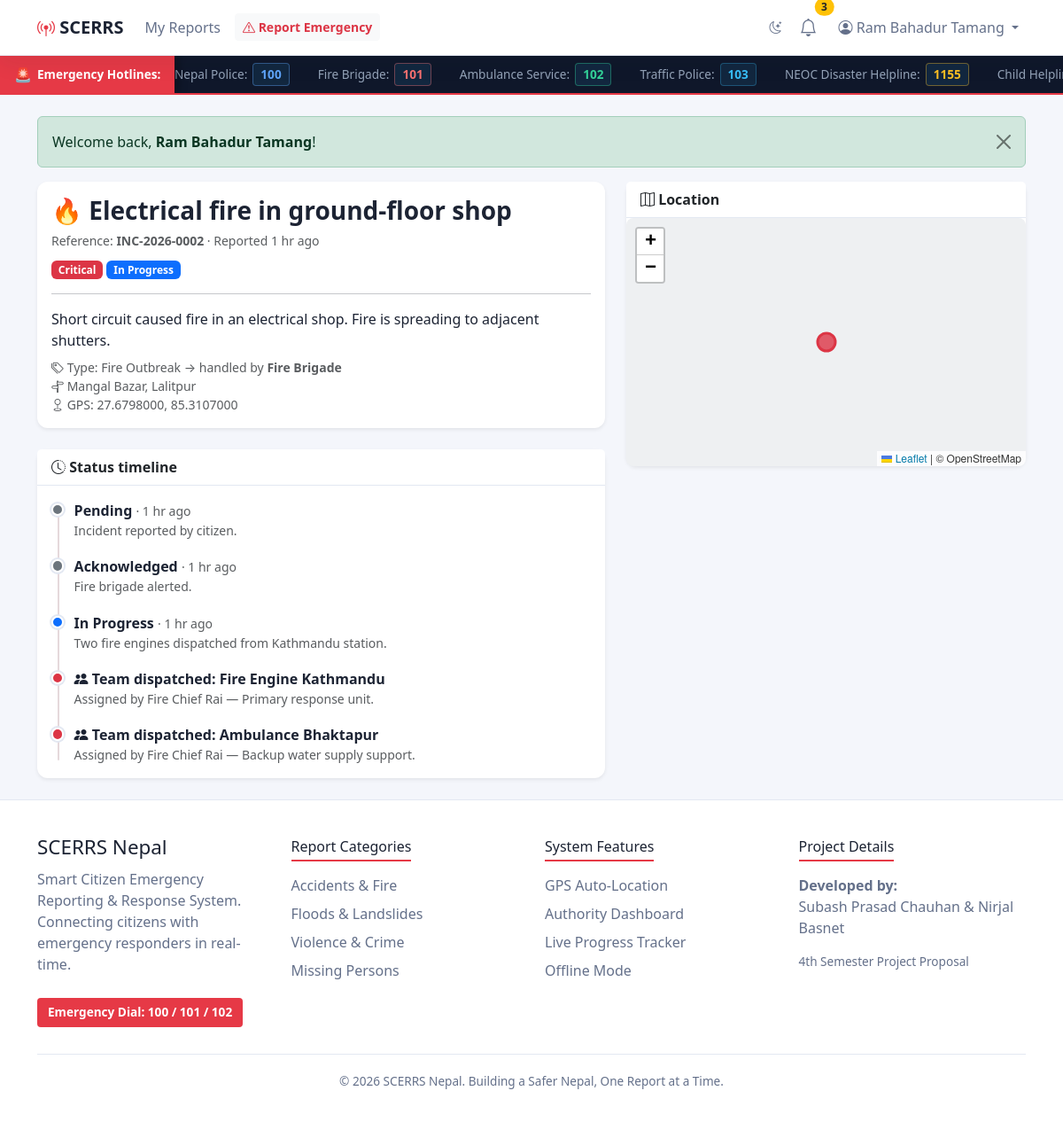
The page /citizen/report_view.php?id=2 (signed in) on the database its author committed.
### tables this page shows
CREATE TABLE users (
  id             INT UNSIGNED AUTO_INCREMENT PRIMARY KEY,
  name           VARCHAR(120) NOT NULL,
  first_name     VARCHAR(80)  DEFAULT NULL,
  middle_name    VARCHAR(80)  DEFAULT NULL,
  last_name      VARCHAR(80)  DEFAULT NULL,
  email          VARCHAR(150) NOT NULL UNIQUE,
  phone          VARCHAR(20)  DEFAULT NULL,
  country        VARCHAR(60)  DEFAULT 'Nepal',
  identity_type  ENUM('citizenship','passport') DEFAULT 'citizenship',
  identity_no    VARCHAR(50)  DEFAULT NULL,
  province       VARCHAR(60)  DEFAULT NULL,
  district       VARCHAR(60)  DEFAULT NULL,
  municipality   VARCHAR(120) DEFAULT NULL,
  tole           VARCHAR(120) DEFAULT NULL,
  ward_no        SMALLINT UNSIGNED DEFAULT NULL,
  officer_id     VARCHAR(50)  DEFAULT NULL,
  designation    VARCHAR(100) DEFAULT NULL,
  official_email VARCHAR(150) DEFAULT NULL,
  dept_address   VARCHAR(255) DEFAULT NULL,
  password       VARCHAR(255) NOT NULL,
  role           ENUM('citizen','authority','admin') NOT NULL DEFAULT 'citizen',
  department_id  INT UNSIGNED DEFAULT NULL,
  active         TINYINT(1) NOT NULL DEFAULT 1,
  created_at     TIMESTAMP DEFAULT CURRENT_TIMESTAMP,
  CONSTRAINT fk_users_department FOREIGN KEY (department_id) REFERENCES departments(id) ON DELETE SET NULL,
  INDEX idx_users_role (role)
);

CREATE TABLE incidents (
  id           INT UNSIGNED AUTO_INCREMENT PRIMARY KEY,
  ref_no       VARCHAR(20) NOT NULL UNIQUE,
  user_id      INT UNSIGNED NOT NULL,
  category_id  INT UNSIGNED NOT NULL,
  title        VARCHAR(150) NOT NULL,
  description  TEXT NOT NULL,
  latitude     DECIMAL(10,7) NOT NULL,
  longitude    DECIMAL(10,7) NOT NULL,
  address      VARCHAR(255) DEFAULT NULL,
  severity     ENUM('low','medium','high','critical') NOT NULL DEFAULT 'medium',
  status       ENUM('pending','acknowledged','in_progress','resolved','rejected') NOT NULL DEFAULT 'pending',
  created_at   TIMESTAMP DEFAULT CURRENT_TIMESTAMP,
  updated_at   TIMESTAMP DEFAULT CURRENT_TIMESTAMP ON UPDATE CURRENT_TIMESTAMP,
  CONSTRAINT fk_incidents_user     FOREIGN KEY (user_id)     REFERENCES users(id)     ON DELETE CASCADE,
  CONSTRAINT fk_incidents_category FOREIGN KEY (category_id) REFERENCES categories(id),
  INDEX idx_incidents_status   (status),
  INDEX idx_incidents_category (category_id),
  INDEX idx_incidents_created  (created_at)
);

CREATE TABLE categories (
  id            INT UNSIGNED AUTO_INCREMENT PRIMARY KEY,
  name          VARCHAR(100) NOT NULL UNIQUE,
  department_id INT UNSIGNED NOT NULL,
  icon          VARCHAR(10)  DEFAULT '⚠️',
  active        TINYINT(1) NOT NULL DEFAULT 1,
  CONSTRAINT fk_categories_department FOREIGN KEY (department_id) REFERENCES departments(id),
  INDEX idx_categories_active (active)
);

CREATE TABLE departments (
  id          INT UNSIGNED AUTO_INCREMENT PRIMARY KEY,
  name        VARCHAR(100) NOT NULL UNIQUE,
  code        VARCHAR(20)  NOT NULL UNIQUE,
  created_at  TIMESTAMP DEFAULT CURRENT_TIMESTAMP
);

CREATE TABLE status_histories (
  id          INT UNSIGNED AUTO_INCREMENT PRIMARY KEY,
  incident_id INT UNSIGNED NOT NULL,
  status      ENUM('pending','acknowledged','in_progress','resolved','rejected') NOT NULL,
  changed_by  INT UNSIGNED NOT NULL,
  note        VARCHAR(255) DEFAULT NULL,
  changed_at  TIMESTAMP DEFAULT CURRENT_TIMESTAMP,
  CONSTRAINT fk_history_incident FOREIGN KEY (incident_id) REFERENCES incidents(id) ON DELETE CASCADE,
  CONSTRAINT fk_history_user     FOREIGN KEY (changed_by)  REFERENCES users(id),
  INDEX idx_history_incident (incident_id)
);

CREATE TABLE assignments (
  id          INT UNSIGNED AUTO_INCREMENT PRIMARY KEY,
  incident_id INT UNSIGNED NOT NULL,
  team_id     INT UNSIGNED NOT NULL,
  assigned_by INT UNSIGNED NOT NULL,
  note        VARCHAR(255) DEFAULT NULL,
  assigned_at TIMESTAMP DEFAULT CURRENT_TIMESTAMP,
  CONSTRAINT fk_assignments_incident FOREIGN KEY (incident_id) REFERENCES incidents(id) ON DELETE CASCADE,
  CONSTRAINT fk_assignments_team     FOREIGN KEY (team_id)     REFERENCES response_teams(id),
  CONSTRAINT fk_assignments_by       FOREIGN KEY (assigned_by) REFERENCES users(id)
);

CREATE TABLE response_teams (
  id            INT UNSIGNED AUTO_INCREMENT PRIMARY KEY,
  name          VARCHAR(120) NOT NULL,
  department_id INT UNSIGNED NOT NULL,
  contact       VARCHAR(50) DEFAULT NULL,
  active        TINYINT(1) NOT NULL DEFAULT 1,
  CONSTRAINT fk_teams_department FOREIGN KEY (department_id) REFERENCES departments(id),
  INDEX idx_teams_dept (department_id)
);

### config/db.php (called while the page is built, shortened)
<?php
function db(): PDO
{
    static $pdo = null;
    if ($pdo === null) {
        $dsn = sprintf('mysql:host=%s;port=%s;dbname=%s;charset=utf8mb4', DB_HOST, DB_PORT, DB_NAME);
        try {
            $pdo = new PDO($dsn, DB_USER, DB_PASS, [
                PDO::ATTR_ERRMODE            => PDO::ERRMODE_EXCEPTION,
                PDO::ATTR_DEFAULT_FETCH_MODE => PDO::FETCH_ASSOC,
                PDO::ATTR_EMULATE_PREPARES   => false,
            ]);
        } catch (PDOException $e) {
            http_response_code(500);
            exit('Database connection failed. Please make sure MySQL is running and the "scerrs" database is imported (see database/scerrs.sql).');
        }
    }
    return $pdo;
}

### citizen/report_view.php (the view, shortened to what this page needs)
<?php
$user = require_role('citizen');
$id = (int)($_GET['id'] ?? 0);
$stmt = db()->prepare(
    'SELECT i.*, c.name AS category_name, c.icon, d.name AS department_name
     FROM incidents i
     JOIN categories c ON c.id = i.category_id
     JOIN departments d ON d.id = c.department_id
     WHERE i.id = ? AND i.user_id = ?'
);
$stmt->execute([$id, $user['id']]);
$incident = $stmt->fetch();
$history = db()->prepare(
    'SELECT h.*, u.name AS changed_by_name FROM status_histories h JOIN users u ON u.id = h.changed_by
     WHERE h.incident_id = ? ORDER BY h.changed_at ASC'
);
$history->execute([$id]);
$history = $history->fetchAll();
$teams = db()->prepare(
    'SELECT a.*, t.name AS team_name, t.contact, u.name AS assigned_by_name
     FROM assignments a JOIN response_teams t ON t.id = a.team_id JOIN users u ON u.id = a.assigned_by
     WHERE a.incident_id = ? ORDER BY a.assigned_at DESC'
);
$teams->execute([$id]);
$teams = $teams->fetchAll();
$load_map   = true;
require __DIR__ . '/../includes/header.php';
?>
<div class="row g-4">
  <div class="col-lg-7">
    <div class="card border-0 shadow-sm mb-4">
      <div class="card-body">
        <div class="d-flex justify-content-between align-items-start flex-wrap gap-2">
          <div>
            <h3 class="fw-bold mb-1"><?= e($incident['icon']) ?> <?= e($incident['title']) ?></h3>
            <span class="text-muted small">Reference: <strong><?= e($incident['ref_no']) ?></strong> &middot;
              Reported <?= e(time_ago($incident['created_at'])) ?></span>
          </div>
          <div><?= severity_badge($incident['severity']) ?> <?= status_badge($incident['status']) ?></div>
        </div>
<hr>
        <p class="mb-2" style="white-space:pre-wrap"><?= nl2br(e($incident['description'])) ?></p>
        <ul class="list-unstyled small text-muted mb-0">
          <li><i class="bi bi-tags"></i> Type: <?= e($incident['category_name']) ?> &rarr; handled by <strong><?= e($incident['department_name']) ?></strong></li>
          <?php if ($incident['address']): ?>
            <li><i class="bi bi-signpost-split"></i> <?= e($incident['address']) ?></li>
          <?php endif; ?>
          <li><i class="bi bi-geo"></i> GPS: <?= e($incident['latitude']) ?>, <?= e($incident['longitude']) ?></li>
        </ul>
      </div>
    </div>
    <div class="card border-0 shadow-sm">
      <div class="card-header bg-white fw-semibold"><i class="bi bi-clock-history"></i> Status timeline</div>
      <div class="card-body">
        <div class="timeline">
          <?php foreach ($history as $h): ?>
            <div class="timeline-item">
              <div class="timeline-dot bg-<?= in_array($h['status'], ['resolved'], true) ? 'success' : ($h['status'] === 'in_progress' ? 'primary' : 'secondary') ?>"></div>
              <div>
                <div class="fw-semibold"><?= e(status_label($h['status'])) ?>
                  <small class="text-muted fw-normal">&middot; <?= e(time_ago($h['changed_at'])) ?></small></div>
                <?php if ($h['note']): ?><div class="text-muted small"><?= e($h['note']) ?></div><?php endif; ?>
              </div>
            </div>
          <?php endforeach; ?>
          <?php foreach ($teams as $t): ?>
            <div class="timeline-item">
              <div class="timeline-dot bg-danger"></div>
              <div>
                <div class="fw-semibold"><i class="bi bi-people-fill"></i> Team dispatched: <?= e($t['team_name']) ?></div>
                <div class="text-muted small">Assigned by <?= e($t['assigned_by_name']) ?><?= $t['note'] ? ' — ' . e($t['note']) : '' ?></div>
              </div>
            </div>
          <?php endforeach; ?>
        </div>
      </div>
    </div>
  </div>
  <div class="col-lg-5">
    <div class="card border-0 shadow-sm mb-4">
      <div class="card-header bg-white fw-semibold"><i class="bi bi-map"></i> Location</div>
      <div id="map" style="height:280px"></div>
    </div>
  </div>
</div>
<?php require __DIR__ . '/../includes/footer.php'; ?>

### includes/header.php (shortened to what this page needs)
<?php
$load_map    = $load_map    ?? false;
$fluid       = $fluid       ?? false;
$user        = current_user();
$unread      = 0;
if ($user) {
    $stmt = db()->prepare('SELECT COUNT(*) FROM notifications WHERE user_id = ? AND is_read = 0');
    $stmt->execute([$user['id']]);
    $unread = (int)$stmt->fetchColumn();
}
?>
<!DOCTYPE html>
<html lang="en">
<head>
<link href="https://cdn.jsdelivr.net/npm/bootstrap@5.3.3/dist/css/bootstrap.min.css" rel="stylesheet">
<link href="https://cdn.jsdelivr.net/npm/bootstrap-icons@1.11.3/font/bootstrap-icons.min.css" rel="stylesheet">
<?php if ($load_map): ?>
<link rel="stylesheet" href="https://unpkg.com/leaflet@1.9.4/dist/leaflet.css">
<?php endif; ?>
<link rel="stylesheet" href="<?= asset('assets/css/style.css') ?>">
</head>
<body>
<nav class="navbar navbar-expand-lg site-navbar sticky-top">
  <div class="container">
    <a class="navbar-brand fw-bold" href="<?= url('index.php') ?>">
      <i class="bi bi-broadcast-pin"></i> SCERRS
    </a>
    <div class="collapse navbar-collapse" id="mainNav">
      <ul class="navbar-nav me-auto">
        <?php if (!$user): ?>
          <li class="nav-item"><a class="nav-link" href="<?= url('index.php') ?>">Home</a></li>
        <?php elseif ($user['role'] === 'citizen'): ?>
          <li class="nav-item"><a class="nav-link" href="<?= url('citizen/dashboard.php') ?>">My Reports</a></li>
          <li class="nav-item"><a class="btn btn-light btn-sm text-danger fw-semibold ms-lg-2 mt-1" href="<?= url('citizen/report_new.php') ?>"><i class="bi bi-exclamation-triangle"></i> Report Emergency</a></li>
        <?php elseif ($user['role'] === 'authority'): ?>
          <li class="nav-item"><a class="nav-link" href="<?= url('authority/dashboard.php') ?>">Incidents</a></li>
          <li class="nav-item"><a class="nav-link" href="<?= url('authority/analytics.php') ?>">Analytics</a></li>
        <?php endif; ?>
      </ul>
      <ul class="navbar-nav ms-auto align-items-lg-center">
        <li class="nav-item me-lg-1">
          <button class="btn btn-sm border-0" id="themeToggle" type="button" title="Toggle light/dark theme" aria-label="Toggle theme">
            <i class="bi bi-moon-stars"></i>
          </button>
        </li>
        <?php if ($user): ?>
          <li class="nav-item me-lg-2">
            <a class="nav-link position-relative" href="<?= url('notifications.php') ?>" title="Notifications">
              <i class="bi bi-bell fs-5"></i>
              <?php if ($unread > 0): ?>
                <span class="position-absolute top-0 start-100 translate-middle badge rounded-pill bg-warning text-dark"><?= $unread ?></span>
              <?php endif; ?>
            </a>
          </li>
          <li class="nav-item dropdown">
            <a class="nav-link dropdown-toggle" href="#" data-bs-toggle="dropdown">
              <i class="bi bi-person-circle"></i> <?= e($user['name']) ?>
            </a>
          </li>
        <?php else: ?>
          <li class="nav-item"><a class="nav-link" href="<?= url('auth/login.php') ?>">Login</a></li>
          <li class="nav-item"><a class="btn btn-danger btn-sm ms-lg-2" href="<?= url('auth/register.php') ?>">Register</a></li>
        <?php endif; ?>
      </ul>
    </div>
  </div>
</nav>
<div class="emergency-marquee-container">
  <div class="marquee-label">
    <span class="pulse-icon">🚨</span> Emergency Hotlines:
  </div>
  <div class="marquee-wrapper">
    <div class="marquee-content">
      <span class="hotline-item police"><span class="agency-name">Nepal Police:</span> <a href="tel:100">100</a></span>
      <span class="hotline-item fire"><span class="agency-name">Fire Brigade:</span> <a href="tel:101">101</a></span>
      <span class="hotline-item ambulance"><span class="agency-name">Ambulance Service:</span> <a href="tel:102">102</a></span>
      <span class="hotline-item traffic"><span class="agency-name">Traffic Police:</span> <a href="tel:103">103</a></span>
      <span class="hotline-item disaster"><span class="agency-name">NEOC Disaster Helpline:</span> <a href="tel:1155">1155</a></span>
      <span class="hotline-item child"><span class="agency-name">Child Helpline:</span> <a href="tel:1098">1098</a></span>
    </div>
  </div>
</div>
<main class="<?= $fluid ? 'container-fluid px-0' : 'container py-4' ?>">
<?php foreach (get_flashes() as $f): ?>
  <div class="alert alert-<?= e($f['type']) ?> alert-dismissible fade show" role="alert">
    <?= $f['message']  ?>
    <button type="button" class="btn-close" data-bs-dismiss="alert"></button>
  </div>
<?php endforeach; ?>

### includes/functions.php (shortened to what this page needs)
<?php
function e(?string $value): string
{
    return htmlspecialchars((string)$value, ENT_QUOTES, 'UTF-8');
}
function url(string $path = ''): string
{
    return BASE_URL . ltrim($path, '/');
}
function asset(string $path): string
{
    $full = APP_ROOT . DIRECTORY_SEPARATOR . ltrim(str_replace('/', DIRECTORY_SEPARATOR, $path), DIRECTORY_SEPARATOR);
    $ver  = @filemtime($full) ?: time();
    return url($path) . '?v=' . $ver;
}
function get_flashes(): array
{
    $flashes = $_SESSION['flash'] ?? [];
    return $flashes;
}
function current_user(): ?array
{
    static $user = false;
    if ($user === false) {
        if (empty($_SESSION['user_id'])) {
            $user = null;
        } else {
            $stmt = db()->prepare(
                'SELECT u.*, d.name AS department_name, d.code AS department_code
                 FROM users u LEFT JOIN departments d ON d.id = u.department_id
                 WHERE u.id = ? AND u.active = 1'
            );
            $stmt->execute([$_SESSION['user_id']]);
            $user = $stmt->fetch() ?: null;
        }
    }
    return $user;
}
function require_login(): array
{
    $user = current_user();
    return $user;
}
function require_role(string ...$roles): array
{
    $user = require_login();
    return $user;
}
function status_label(string $status): string
{
    return match ($status) {
        'in_progress'  => 'In Progress',
        default        => ucfirst($status),
    };
}
function status_badge(string $status): string
{
    $color = match ($status) {
        'pending'      => 'secondary',
        'acknowledged' => 'info',
        'in_progress'  => 'primary',
        'resolved'     => 'success',
        'rejected'     => 'danger',
        default        => 'dark',
    };
    return '<span class="badge text-bg-' . $color . '">' . e(status_label($status)) . '</span>';
}
function severity_badge(string $severity): string
{
    return '<span class="badge badge-sev-' . e($severity) . '">' . e(ucfirst($severity)) . '</span>';
}
function time_ago(string $datetime): string
{
    $ts   = strtotime($datetime);
    $diff = time() - $ts;
    if ($diff < 86400)  return floor($diff / 3600) . ' hr ago';
    return date('M j, Y', $ts);
}

### rows shown on the page
users: name "Ram Bahadur Tamang"
incidents: category.icon "🔥", title "Electrical fire in ground-floor shop", ref_no "INC-2026-0002", created_at "1 hr ago", severity "Critical", status "In Progress", description "Short circuit caused fire in an electrical shop. Fire is spreading to adjacent shutters.", category.name "Fire Outbreak", departments.name "Fire Brigade", address "Mangal Bazar, Lalitpur", latitude "27.6798000", longitude "85.3107000"
status_histories: status "Pending", changed_at "1 hr ago", note "Incident reported by citizen."
status_histories: status "Acknowledged", changed_at "1 hr ago", note "Fire brigade alerted."
status_histories: status "In Progress", changed_at "1 hr ago", note "Two fire engines dispatched from Kathmandu station."
assignments: team.name "Fire Engine Kathmandu", assigned_by.name "Fire Chief Rai", note "Primary response unit."
assignments: team.name "Ambulance Bhaktapur", assigned_by.name "Fire Chief Rai", note "Backup water supply support."

### other values the page prints
$unread "3"
$f['message'] "Welcome back, Ram Bahadur Tamang !"
